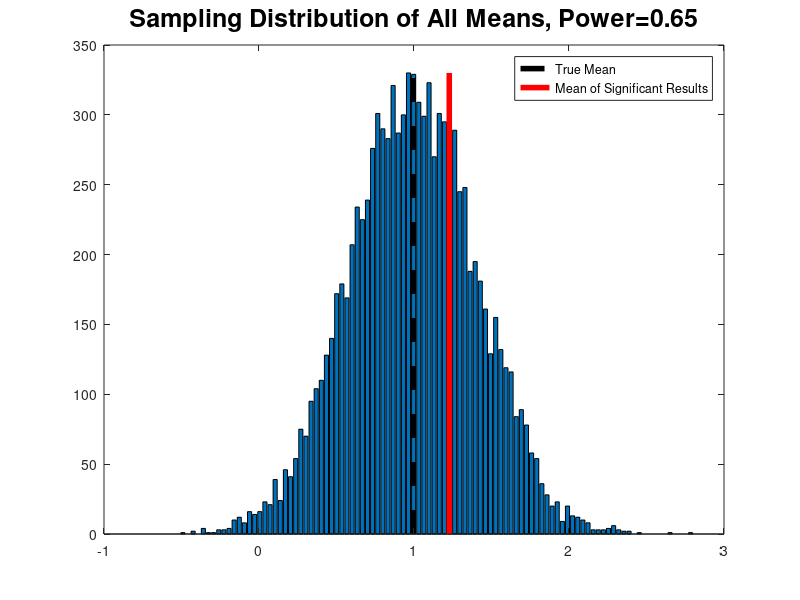
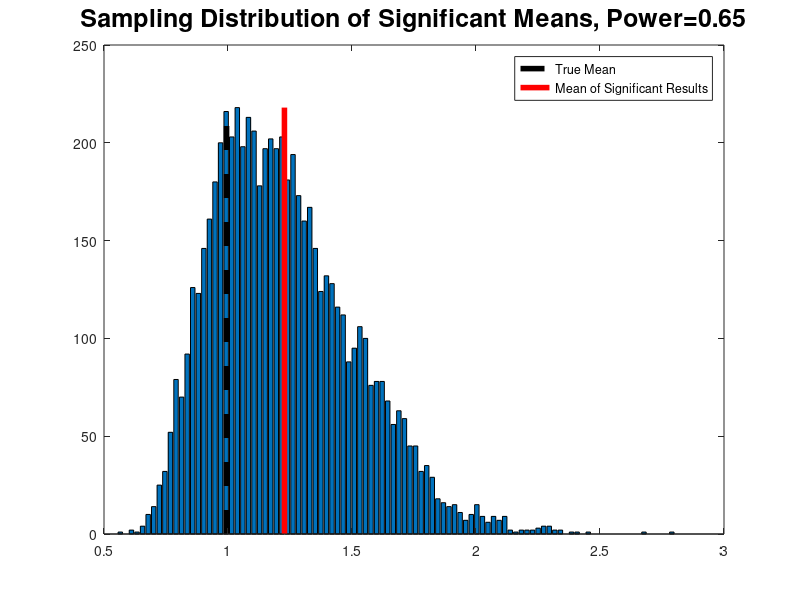

Here is the MATLAB script that generated these plots, in order:
function []=boot_ci(mu,sigma,n,alpha)

%%code for visualizing the effect of significance thresholding 
%on point and interval estimation as a function of power
%
%boot_ci(mu,sigma,n,alpha)
%
%mu = true population mean
%sigma = population standard deviation
%n = sample size
%alpha = significance threshold for p (e.g. 0.05)
%
%%%%%%NEUROSTORM 2015%%%%%

%%%%default values if no input given (corresponds to power of ~0.65)
if nargin==0
mu=1;sigma=2.5;n=36;alpha=.05;
end

%get power of test given input parameters
power=sampsizepwr('t',[0 sigma],mu,[],n,'Alpha',alpha)

figure(1);

%%generate 10,000 random samples of size n from normal distribution
boot=normrnd(mu,sigma,n,10000);
bootmeans=mean(boot);

%generate upper and lower bounds for 1-alpha confidence intervals for each sample
upp=bootmeans+tinv(1-alpha/2,n-1).*(std(boot)/sqrt(n));
low=bootmeans-tinv(1-alpha/2,n-1).*(std(boot)/sqrt(n));

%calculate proportion of intervals containing true population mean
mu_in_interval=sum(low<=mu & upp>=mu)/10000

%calculate proportion of sample means equal to true population mean (a.k.a. zero)
mean_equals_mu=sum(bootmeans==mu)/10000

%plot histogram, saving values for getting line heights
[a,b]=hist(bootmeans,100);
bar(b,a)

waitforbuttonpress
%add line showing expected value of results significant at alpha
signif_mean=mean(bootmeans(low>0))
line1=line([signif_mean signif_mean],[0 max(a)],...
'LineWidth',4,...
'Color','red');

%add line for expected value of all means (also expected value of population mean)
line2=line([mean(bootmeans) mean(bootmeans)],[0 max(a)],'LineStyle','--',...
'LineWidth',4,...
'Color','black');

title(strcat('Sampling Distribution of All Means, Power=',sprintf('%.2f',power)),'FontSize',18)
legend([line2,line1],'True Mean','Mean of Significant Results')


waitforbuttonpress
figure(2);

%plot sampling distribution for significant tests
[c,d]=hist(bootmeans(low>0),100);
bar(d,c)
waitforbuttonpress
figure(2);

%add line for expected value of all means (also expected value of population mean)
line3=line([mean(bootmeans) mean(bootmeans)],[0 max(c)],'LineStyle','--',...
'LineWidth',4,...
'Color','black');

%add line showing expected value of results significant at alpha
line4=line([signif_mean signif_mean],[0 max(c)],...
'LineWidth',4,...
'Color','red');
title(strcat('Sampling Distribution of Significant Means, Power=',sprintf('%.2f',power)),'FontSize',18)
legend([line3,line4],'True Mean','Mean of Significant Results')

%calculate proportion of significant confidence intervals containing true population mean
signif_mu_in_interval=sum(low(low>0)<=mu & upp(low>0)>=mu)/10000

end